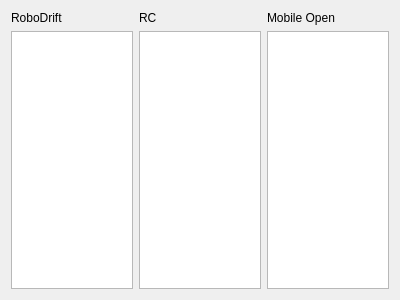
<?xml version="1.0" encoding="UTF-8"?>
<ui version="4.0">
 <class>WindowUserStats</class>
 <widget class="QWidget" name="WindowUserStats">
  <property name="geometry">
   <rect>
    <x>0</x>
    <y>0</y>
    <width>400</width>
    <height>300</height>
   </rect>
  </property>
  <property name="windowTitle">
   <string>Form</string>
  </property>
  <layout class="QGridLayout" name="gridLayout">
   <item row="1" column="2">
    <widget class="QTextBrowser" name="StatsMO"/>
   </item>
   <item row="0" column="0">
    <widget class="QLabel" name="label">
     <property name="text">
      <string>RoboDrift</string>
     </property>
    </widget>
   </item>
   <item row="0" column="2">
    <widget class="QLabel" name="label_3">
     <property name="text">
      <string>Mobile Open</string>
     </property>
    </widget>
   </item>
   <item row="0" column="1">
    <widget class="QLabel" name="label_2">
     <property name="text">
      <string>RC</string>
     </property>
    </widget>
   </item>
   <item row="1" column="0">
    <widget class="QTextBrowser" name="StatsRD"/>
   </item>
   <item row="1" column="1">
    <widget class="QTextBrowser" name="StatsRC"/>
   </item>
  </layout>
 </widget>
 <resources/>
 <connections/>
</ui>
